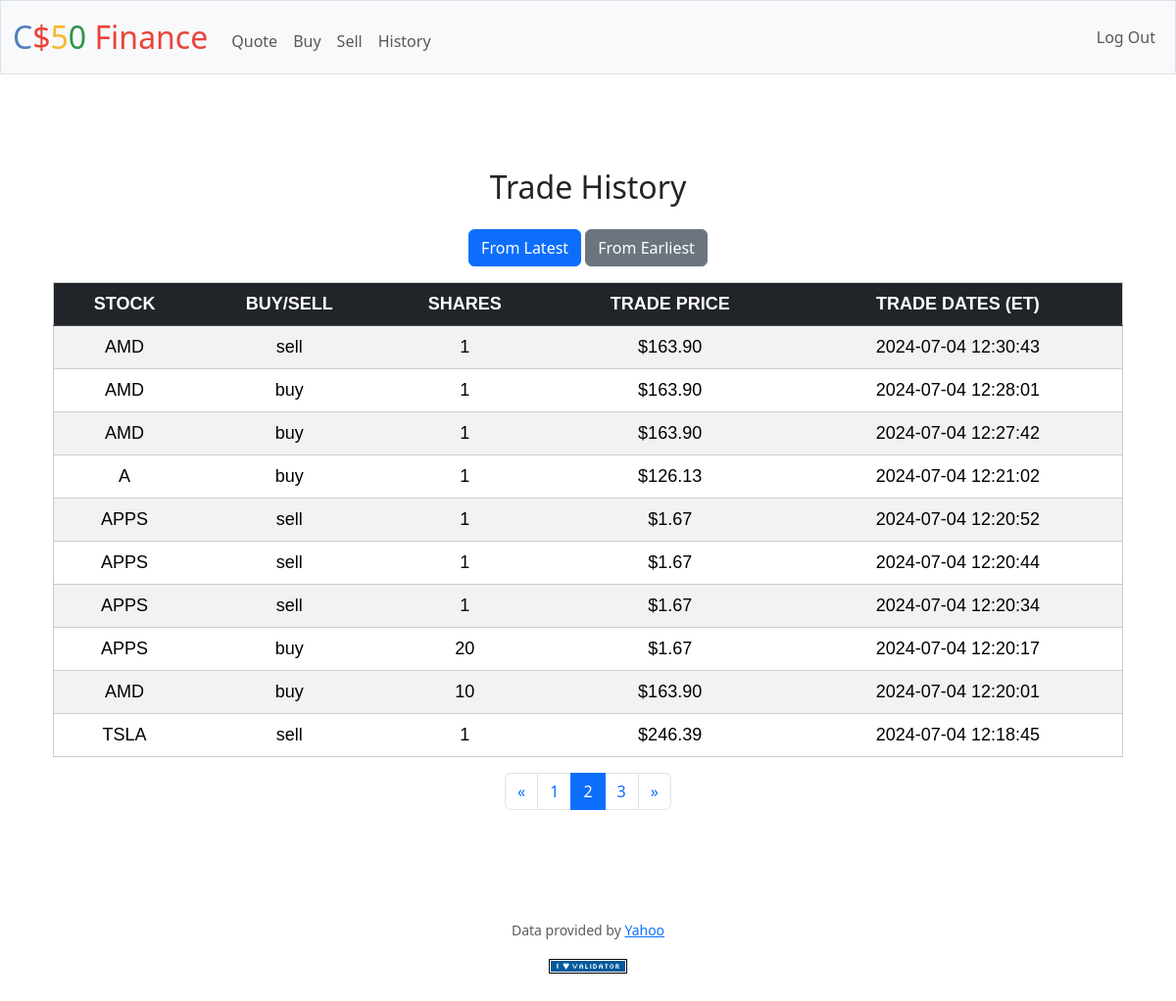
/history?page=2&latest=1 (signed in), run on the app's committed database.
### tables this page shows
CREATE TABLE trade_history (id INTEGER NOT NULL, trade_stock TEXT NOT NULL, trade_type TEXT NOT NULL CHECK (trade_type IN ("buy", "sell")), trade_shares INTEGER NOT NULL, trade_price REAL NOT NULL CHECK (trade_price > 0), trade_dates DATETIME);

### app.py (the view)
@app.route("/history", methods=["GET", "POST"])
@login_required
def history():
    trade_history = db.execute("SELECT * FROM trade_history WHERE id = ?", session["user_id"])
    page = request.args.get("page", 1, type=int)
    latest = request.args.get("latest", 1, type=int)
    per_page = 10
    total_trades = len(trade_history)
    total_pages = math.ceil(total_trades / per_page)
    print("latest: ", latest)
    if latest == 1:
        trade_history = sorted(trade_history, key=lambda x: x["trade_dates"], reverse=True)
    else:
        trade_history = sorted(trade_history, key=lambda x: x["trade_dates"])
    start = (page - 1) * per_page
    end = start + per_page
    trades_on_page = trade_history[start:end]
    return render_template("history.html", trade_history=trades_on_page, page=page, total_pages=total_pages, latest=latest)

### app.py (called while the page is built)
@app.after_request
def after_request(response):
    response.headers["Cache-Control"] = "no-cache, no-store, must-revalidate"
    response.headers["Expires"] = 0
    response.headers["Pragma"] = "no-cache"
    return response

### helpers.py (called while the page is built)
def login_required(f):
    @wraps(f)
    def decorated_function(*args, **kwargs):
        if session.get("user_id") is None:
            return redirect("/login")
        return f(*args, **kwargs)
    return decorated_function

def usd(value):
    return f"${value:,.2f}"

### templates/history.html (shortened to what this page needs)
{% extends "layout.html" %}
{% block main %}
    <form action="/history" method="get">
        <main class="container py-5 text-center">
            <div class="section">
                <h2 class="mb-4">Trade History</h2>
                <div>
                    <form action="/history" method="get" style="display: inline;">
                        <button type="submit" class="btn btn-primary mb-3">From Latest</button>
                    </form>
                    <form action="/history" method="get" style="display: inline;">
                        <button type="submit" class="btn btn-secondary mb-3">From Earliest</button>
                    </form>
                </div>
                <table class="table table-striped table-hover" style="font-family: Arial; font-size:18px; border: 1px solid #ccc; border-radius: 10px;">
                    <thead class="table-dark">
                        <tr>
                            <th>STOCK</th>
                            <th>BUY/SELL</th>
                            <th>SHARES</th>
                            <th>TRADE PRICE</th>
                            <th>TRADE DATES (ET)</th>
                        </tr>
                    </thead>
                    <tbody>
                        {% for trade in trade_history %}
                            <tr>
                                <td>{{ trade["trade_stock"] }}</td>
                                <td>{{ trade["trade_type"] }}</td>
                                <td>{{ trade["trade_shares"] }}</td>
                                <td>{{ trade["trade_price"]  | usd }}</td>
                                <td>{{ trade["trade_dates"] }}</td>
                            </tr>
                        {% endfor %}
                    </tbody>
                </table>
                <nav aria-label="Page navigation">
                    <ul class="pagination justify-content-center">
                        {% if page > 1 %}
                            <li class="page-item">
                                <a class="page-link" href="{{ url_for('history', page=page-1, latest=latest) }}" aria-label="Previous">
                                    <span aria-hidden="true">&laquo;</span>
                                </a>
                            </li>
                        {% endif %}
                        {% for p in range(1, total_pages + 1) %}
                            <li class="page-item {% if p == page %}active{% endif %}">
                                <a class="page-link" href="{{ url_for('history', page=p, latest=latest) }}">{{ p }}</a>
                            </li>
                        {% endfor %}
                        {% if page < total_pages %}
                            <li class="page-item">
                                <a class="page-link" href="{{ url_for('history', page=page+1, latest=latest) }}" aria-label="Next">
                                    <span aria-hidden="true">&raquo;</span>
                                </a>
                            </li>
                        {% endif %}
                    </ul>
                </nav>
            </div>
        </main>
    </form>
{% endblock %}

### data on the page
trade_history: trade_stock "AMD", trade_type "sell", trade_shares "1", trade_price "$163.90", trade_dates "2024-07-04 12:30:43"
trade_history: trade_stock "AMD", trade_type "buy", trade_shares "1", trade_price "$163.90", trade_dates "2024-07-04 12:28:01"
trade_history: trade_stock "AMD", trade_type "buy", trade_shares "1", trade_price "$163.90", trade_dates "2024-07-04 12:27:42"
trade_history: trade_stock "A", trade_type "buy", trade_shares "1", trade_price "$126.13", trade_dates "2024-07-04 12:21:02"
trade_history: trade_stock "APPS", trade_type "sell", trade_shares "1", trade_price "$1.67", trade_dates "2024-07-04 12:20:52"
trade_history: trade_stock "APPS", trade_type "sell", trade_shares "1", trade_price "$1.67", trade_dates "2024-07-04 12:20:44"
trade_history: trade_stock "APPS", trade_type "sell", trade_shares "1", trade_price "$1.67", trade_dates "2024-07-04 12:20:34"
trade_history: trade_stock "APPS", trade_type "buy", trade_shares "20", trade_price "$1.67", trade_dates "2024-07-04 12:20:17"
trade_history: trade_stock "AMD", trade_type "buy", trade_shares "10", trade_price "$163.90", trade_dates "2024-07-04 12:20:01"
trade_history: trade_stock "TSLA", trade_type "sell", trade_shares "1", trade_price "$246.39", trade_dates "2024-07-04 12:18:45"

### other printed values
{{ p }} "1" "2" "3"
